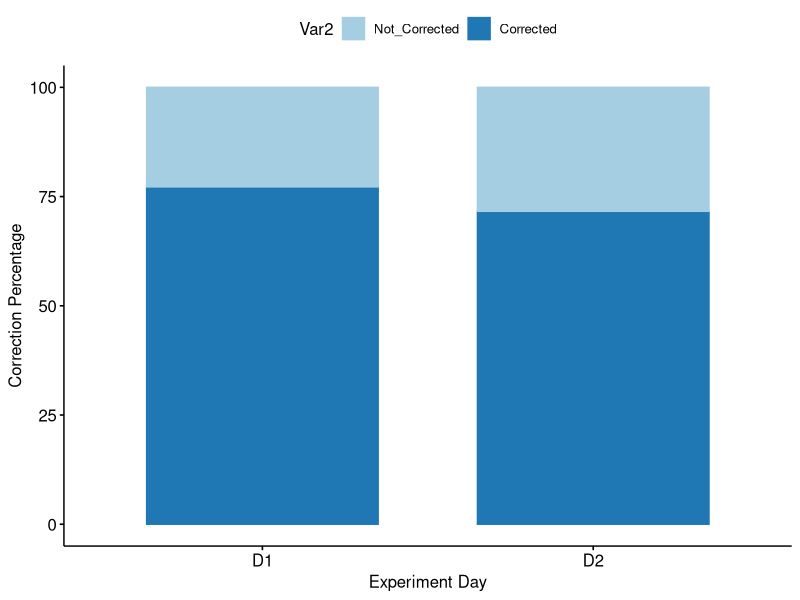
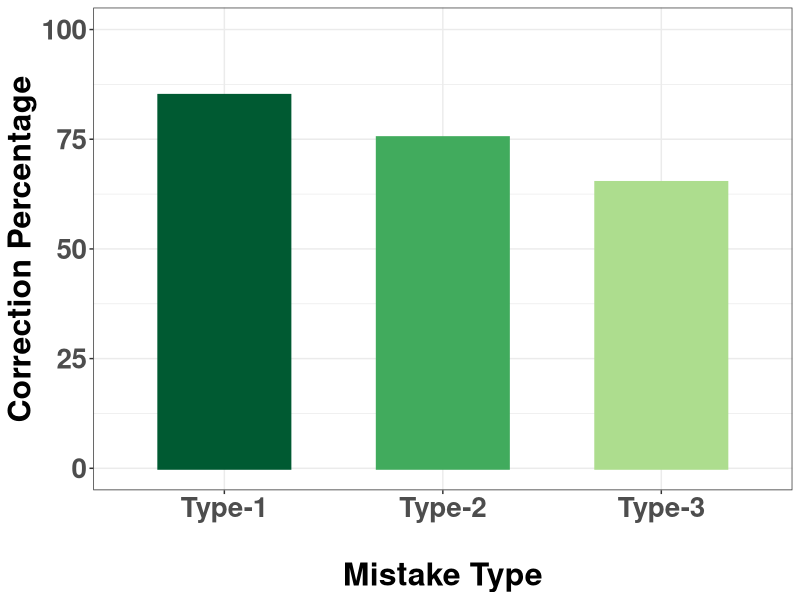
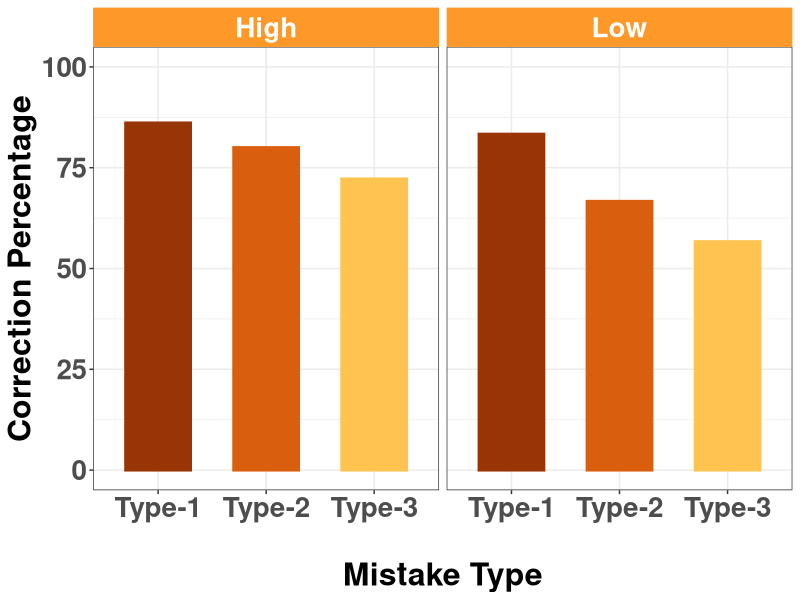
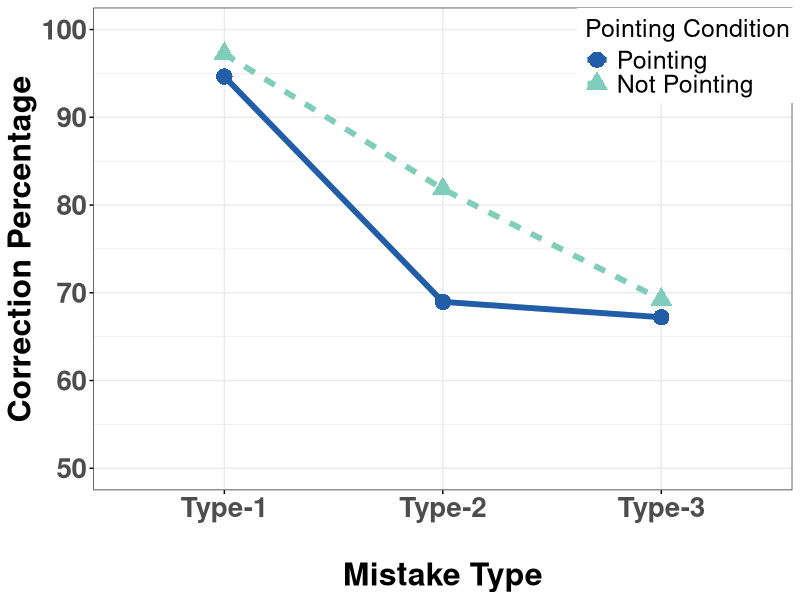
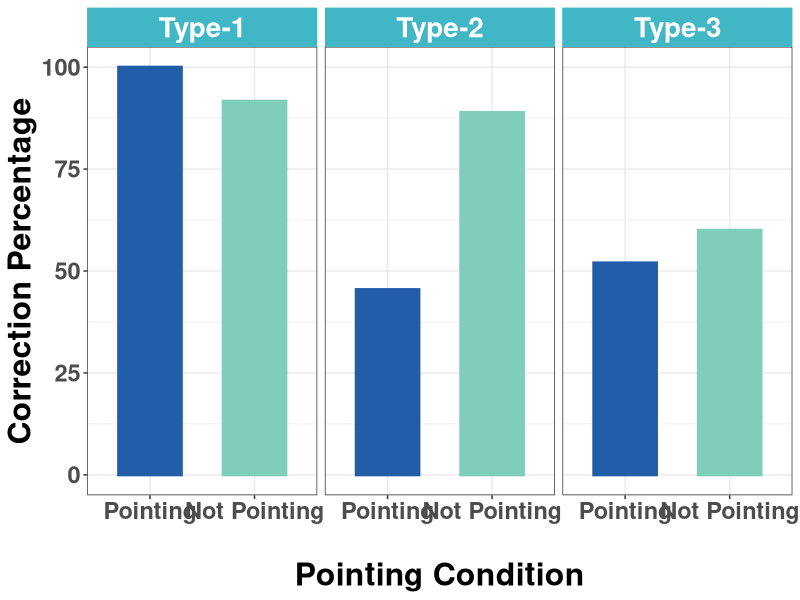
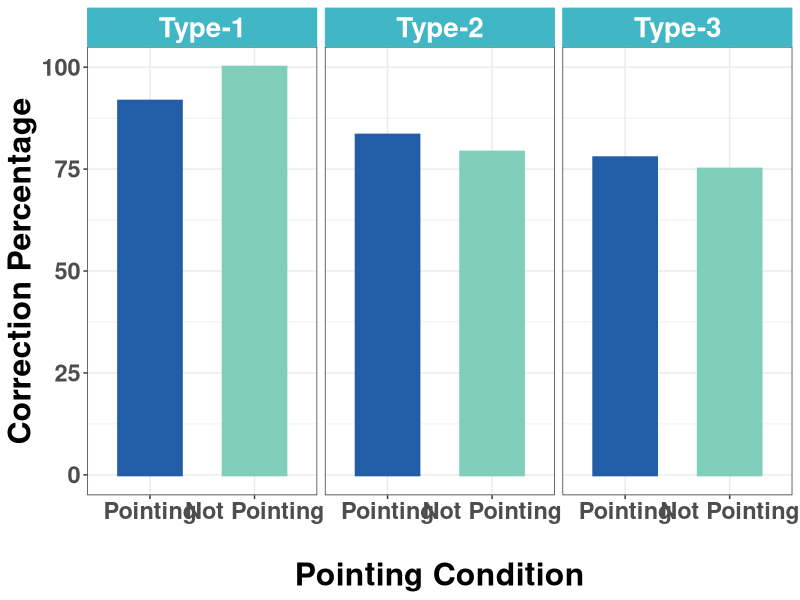
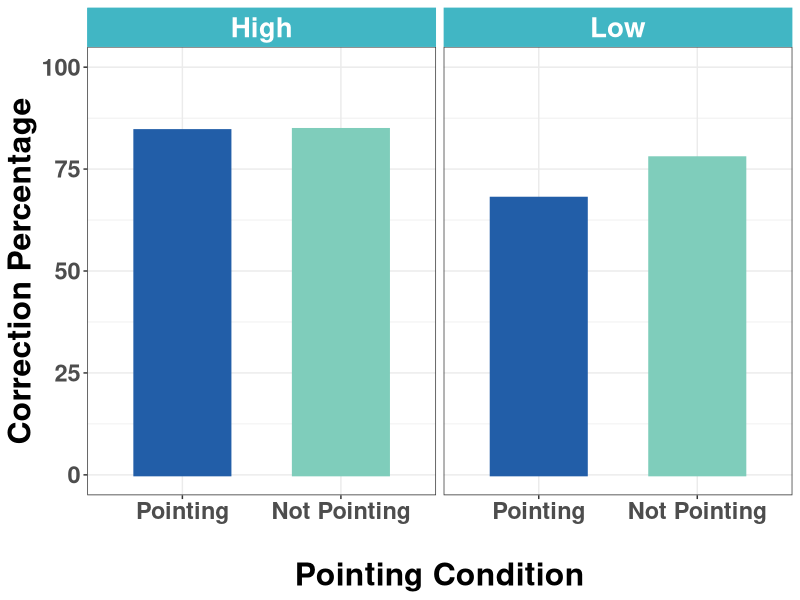
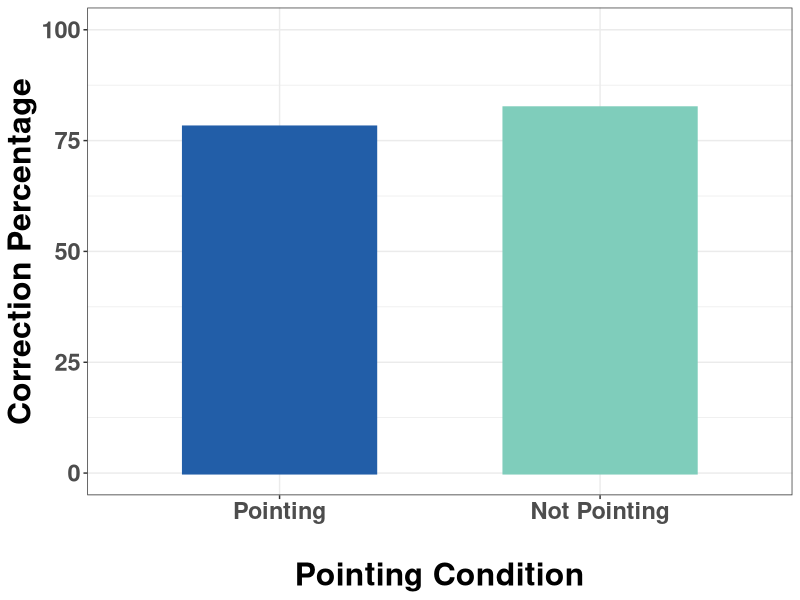

Recreate these plots in R, in order. (Note: this script raises an error after producing the figures.)
## ---- chunk 1
knitr::opts_chunk$set(echo = TRUE)
## ---- chunk 2
library(readr)
library(ggpubr)
library(plyr)
library(dplyr)

########################### Functions
## Gives count, mean, standard deviation, standard error of the mean, and confidence interval (default 95%).
##   data: a data frame.
##   measurevar: the name of a column that contains the variable to be summariezed
##   groupvars: a vector containing names of columns that contain grouping variables
##   na.rm: a boolean that indicates whether to ignore NA's
##   conf.interval: the percent range of the confidence interval (default is 95%)
summarySE <- function(data=NULL, measurevar, groupvars=NULL, na.rm=FALSE,
                      conf.interval=.95, .drop=TRUE) {
  library(plyr)
  
  # New version of length which can handle NA's: if na.rm==T, don't count them
  length2 <- function (x, na.rm=FALSE) {
    if (na.rm) sum(!is.na(x))
    else       length(x)
  }
  
  # This does the summary. For each group's data frame, return a vector with
  # N, mean, and sd
  datac <- ddply(data, groupvars, .drop=.drop,
                 .fun = function(xx, col) {
                   c(N    = length2(xx[[col]], na.rm=na.rm),
                     mean = mean   (xx[[col]], na.rm=na.rm),
                     sd   = sd     (xx[[col]], na.rm=na.rm)
                   )
                 },
                 
                 measurevar
  )
  
  # Rename the "mean" column    
  datac <- rename(datac, c("mean" = measurevar))
  
  datac$se <- datac$sd / sqrt(datac$N)  # Calculate standard error of the mean
  
  # Confidence interval multiplier for standard error
  # Calculate t-statistic for confidence interval: 
  # e.g., if conf.interval is .95, use .975 (above/below), and use df=N-1
  ciMult <- qt(conf.interval/2 + .5, datac$N-1)
  datac$ci <- datac$se * ciMult
  
  return(datac)
}

##########################################################################

################ DATA PREP

setwd("/home/yadollah/Dropbox/2.PhD/Experiment_Geneve/Analysis/Analysis/")

day1_df <-
  read_csv("all_correction_status_Day1_within.csv",
    col_types = cols(
      Book_Level = col_factor(levels = c("High", "Low")),
      Correction_Status = col_factor(levels = c("Corrected",
                                                "Not_Corrected")),
      Exp_Day = col_factor(levels = c("D1",
                                      "D2")),
      Mistake_Type = col_factor(levels = c("T1",
                                           "T2", "T3", "T4")),
      Robot_Hand_Condition = col_factor(levels = c("Pointing",
                                                   "Not Pointing"))
    )
  )

day2_df <-
  read_csv("all_correction_status_Day2_within.csv",
    col_types = cols(
      Book_Level = col_factor(levels = c("High", "Low")),
      Correction_Status = col_factor(levels = c("Corrected",
                                                "Not_Corrected")),
      Exp_Day = col_factor(levels = c("D1",
                                      "D2")),
      Mistake_Type = col_factor(levels = c("T1",
                                           "T2", "T3", "T4")),
      Robot_Hand_Condition = col_factor(levels = c("Pointing",
                                                   "Not Pointing"))
    )
  )

day2_df = subset(day2_df, !(day2_df$Correct_Word %in% c("properly", "right", "run", "ran", "fight")), na.rm=T)
df <- rbind(day1_df,day2_df)

## ---- chunk 3

res = table(df$Exp_Day, df$Correction_Status) 
res = prop.table(res,1)*100
res
chisq.test(res) 
res = data.frame(res)
res$Var2 <- as.character(res$Var2)
res$Var2 <- factor(res$Var2, levels=c("Not_Corrected", "Corrected"))
p = ggbarplot(res, x = "Var1", y = "Freq", 
              fill = "Var2", color = "Var2", palette = "Paired",
              xlab = "Experiment Day", ylab = "Correction Percentage")
              #label = TRUE, lab.col = "white", lab.pos = "in")
p
## ---- chunk 4
df_T12= subset(df,df$Mistake_Type_2 %in%  c("Type-1", "Type-2"))
res1 = table(df_T12$Mistake_Type_2, df_T12$Correction_Status) 
res1 = prop.table(res1,1)*100
res1
chisq.test(res1) 

df_T23= subset(df,df$Mistake_Type_2 %in%  c("Type-2", "Type-3"))
res2 = table(df_T23$Mistake_Type_2, df_T23$Correction_Status) 
res2 = prop.table(res2,1)*100
res2
chisq.test(res2) 

df_T13= subset(df,df$Mistake_Type_2 %in%  c("Type-1", "Type-3"))
res3 = table(df_T13$Mistake_Type_2, df_T13$Correction_Status) 
res3 = prop.table(res3,1)*100
res3
chisq.test(res3) 



res = table(df$Mistake_Type_2, df$Correction_Status) 
res = prop.table(res,1)*100
res
chisq.test(res) 
res = data.frame(res)
res$Var2 <- as.character(res$Var2)
res$Var2 <- factor(res$Var2, levels=c("Not_Corrected", "Corrected"))
res= subset(res, !(res$Var2 %in% c("Not_Corrected")), na.rm=T)
#rename(res, Var1 = Mistake Types)
p = ggbarplot(res, x = "Var1", y = "Freq", 
              fill = "Var1", color= "Var1", palette = c("#005a32", "#41ab5d", "#addd8e"),
              width = 0.6, size = 1, position = position_dodge(),
              legend.title = "Mistake Type",
              xlab = "\nMistake Type", ylab = "Correction Percentage",
              ylim = c(0,100))

#p + theme_minimal()

svg(filename="cVt.svg", width=10, height=7, pointsize=12)

p + theme_bw() + rremove("legend") + font("xlab", size = 23, face = "bold") + font("ylab", size = 23, face = "bold") + font("xy.text", size = 20, face = "bold")

## ---- chunk 5
# Low level
df_low = subset(df,df$Book_Level == "Low")
df_T12= subset(df_low,df_low$Mistake_Type_2 %in%  c("Type-1", "Type-2"))
res1 = table(df_T12$Mistake_Type_2, df_T12$Correction_Status) 
res1 = prop.table(res1,1)*100
res1
chisq.test(res1) 

df_T23= subset(df_low,df_low$Mistake_Type_2 %in%  c("Type-2", "Type-3"))
res2 = table(df_T23$Mistake_Type_2, df_T23$Correction_Status) 
res2 = prop.table(res2,1)*100
res2
chisq.test(res2) 

df_T13= subset(df_low,df_low$Mistake_Type_2 %in%  c("Type-1", "Type-3"))
res3 = table(df_T13$Mistake_Type_2, df_T13$Correction_Status) 
res3 = prop.table(res3,1)*100
res3
chisq.test(res3) 

# High level
df_high = subset(df,df$Book_Level == "High")
df_T12= subset(df_high,df_high$Mistake_Type_2 %in%  c("Type-1", "Type-2"))
res1 = table(df_T12$Mistake_Type_2, df_T12$Correction_Status) 
res1 = prop.table(res1,1)*100
res1
chisq.test(res1) 

df_T23= subset(df_high,df_high$Mistake_Type_2 %in%  c("Type-2", "Type-3"))
res2 = table(df_T23$Mistake_Type_2, df_T23$Correction_Status) 
res2 = prop.table(res2,1)*100
res2
chisq.test(res2) 

df_T13= subset(df_high,df_high$Mistake_Type_2 %in%  c("Type-1", "Type-3"))
res3 = table(df_T13$Mistake_Type_2, df_T13$Correction_Status) 
res3 = prop.table(res3,1)*100
res3
chisq.test(res3) 

## ---- chunk 6
df_low = subset(df,df$Book_Level == "Low")
df_T12= subset(df_low,df_low$Mistake_Type_2 %in%  c("Type-1", "Type-2"))
res1 = table(df_T12$Mistake_Type_2, df_T12$Correction_Status) 
res1 = prop.table(res1,1)*100
res1
chisq.test(res1) 

df_T23= subset(df_low,df_low$Mistake_Type_2 %in%  c("Type-2", "Type-3"))
res2 = table(df_T23$Mistake_Type_2, df_T23$Correction_Status) 
res2 = prop.table(res2,1)*100
res2
chisq.test(res2) 

df_T13= subset(df_low,df_low$Mistake_Type_2 %in%  c("Type-1", "Type-3"))
res3 = table(df_T13$Mistake_Type_2, df_T13$Correction_Status) 
res3 = prop.table(res3,1)*100
res3
chisq.test(res3) 

# High level
df_high = subset(df,df$Book_Level == "High")
df_T12= subset(df_high,df_high$Mistake_Type_2 %in%  c("Type-1", "Type-2"))
res1 = table(df_T12$Mistake_Type_2, df_T12$Correction_Status) 
res1 = prop.table(res1,1)*100
res1
chisq.test(res1) 

df_T23= subset(df_high,df_high$Mistake_Type_2 %in%  c("Type-2", "Type-3"))
res2 = table(df_T23$Mistake_Type_2, df_T23$Correction_Status) 
res2 = prop.table(res2,1)*100
res2
chisq.test(res2) 

df_T13= subset(df_high,df_high$Mistake_Type_2 %in%  c("Type-1", "Type-3"))
res3 = table(df_T13$Mistake_Type_2, df_T13$Correction_Status) 
res3 = prop.table(res3,1)*100
res3
chisq.test(res3) 


df_low = subset(df,df$Book_Level == "Low")
res1 = table(df_low$Mistake_Type_2, df_low$Correction_Status) 
res1 = prop.table(res1,1)*100
res1
chisq.test(res1) 
res1 = data.frame(res1)

df_low = subset(df,df$Book_Level == "High")
res2 = table(df_low$Mistake_Type_2, df_low$Correction_Status) 
res2 = prop.table(res2,1)*100
res2
chisq.test(res2) 
res2 = data.frame(res2)

res1 = data.frame(res1)
res1["Level"] <- "Low"
res2 = data.frame(res2)
res2["Level"] <- "High"
res3 <- rbind(res1,res2)
res3$Var2 <- as.character(res3$Var2)
res4= subset(res3, !(res3$Var2 %in% c("Not_Corrected")), na.rm=T)
res3$Var2 <- factor(res3$Var2, levels=c("Not_Corrected", "Corrected"))

#svg(filename="cVtVl.svg", width=10, height=7, pointsize=12)

p = ggbarplot(res4, x = "Var1", y = "Freq", 
              fill = "Var1", color= "Var1", palette = c("#993404", "#d95f0e", "#fec44f"),
              width = 0.6, size = 1, position = position_dodge(),
              xlab = "\nMistake Type", ylab = "Correction Percentage", legend.title = "Mistake Type",
              ylim = c(0,100))

 facet(p + theme_bw() + rremove("legend")+ font("xlab", size = 23, face = "bold") + font("ylab", size = 23, face = "bold") + 
        font("xy.text", size = 20, face = "bold"),
        facet.by="Level",
        short.panel.labs = TRUE,   # Allow long labels in panels
        panel.labs.background = list(fill = "#fe9929", color = "#fe9929"),
        panel.labs.font = list(face = NULL, color = "white", size = 20, face = "bold", angle =
        NULL)
)


 


## ---- chunk 7


#df_low = subset(df,df$Book_Level == "Low")
df_type1 = subset(df,df$Mistake_Type_2 == "Type-1")
res1 = table(df_type1$Robot_Hand_Condition, df_type1$Correction_Status) 
res1 = prop.table(res1,1)*100
res1
chisq.test(res1) 
res1 = data.frame(res1)

df_type2 = subset(df,df$Mistake_Type_2 == "Type-2")
res2 = table(df_type2$Robot_Hand_Condition, df_type2$Correction_Status) 
res2 = prop.table(res2,1)*100
res2
chisq.test(res2) 
res2 = data.frame(res2)

df_type3 = subset(df,df$Mistake_Type_2 == "Type-3")
res3 = table(df_type3$Robot_Hand_Condition, df_type3$Correction_Status) 
res3 = prop.table(res3,1)*100
res3
chisq.test(res3) 
res3 = data.frame(res3)

res1 = data.frame(res1)
res1["Type"] <- "Type-1"
res2 = data.frame(res2)
res2["Type"] <- "Type-2"
res3 = data.frame(res3)
res3["Type"] <- "Type-3"
res4 <- rbind(res1,res2,res3)
#res4$Var2 <- as.character(res4$Var2)
res4= subset(res4, !(res4$Var2 %in% c("Not_Corrected")), na.rm=T)

#res1["Level"] <- "Low"
#res2 = data.frame(res2)
#res2["Level"] <- "High"
#res3 <- rbind(res1,res2)
#res3$Var2 <- as.character(res3$Var2)
#res4= subset(res3, !(res3$Var2 %in% c("Not_Corrected")), na.rm=T)
#res3$Var2 <- factor(res3$Var2, levels=c("Not_Corrected", "Corrected"))

#svg(filename="cVmVp2.svg", width=10, height=7, pointsize=12)

p = ggdotchart(res4, x = "Type", y = "Freq",
           color = "Var1",                                # Color by groups
           palette = c("#00AFBB", "#E7B800", "#FC4E07"), # Custom color palette
           add = "segments",                             # Add segments from y = 0 to dots
           ggtheme = theme_pubr()                        # ggplot2 theme
           )


#p + theme_bw() 

p2 = ggline(res4, x = "Type", y = "Freq",
            linetype = "Var1", shape = "Var1", color= "Var1", palette = c("#225ea8", "#7fcdbb"),
            width = 0.6, size = 2,
            point.size = 4,
            xlab = "\nMistake Type", ylab = "Correction Percentage", legend.title = "Pointing Condition",
            ylim = c(50,100))                      

           
ggpar( p2   + theme_bw() +font("xlab", size = 23, face = "bold") + font("ylab", size = 23, face = "bold") + 
        font("xy.text", size = 20, face = "bold"),
       font.legend = 18,
       legend = c(0.85, 0.9)
)



## ---- chunk 8


df_low = subset(df,df$Book_Level == "Low")
df_type1 = subset(df_low,df_low$Mistake_Type_2 == "Type-1")
res1 = table(df_type1$Robot_Hand_Condition, df_type1$Correction_Status) 
res1 = prop.table(res1,1)*100
res1
chisq.test(res1) 
res1 = data.frame(res1)

df_type2 = subset(df_low,df_low$Mistake_Type_2 == "Type-2")
res2 = table(df_type2$Robot_Hand_Condition, df_type2$Correction_Status) 
res2 = prop.table(res2,1)*100
res2
chisq.test(res2) 
res2 = data.frame(res2)

df_type3 = subset(df_low,df_low$Mistake_Type_2 == "Type-3")
res3 = table(df_type3$Robot_Hand_Condition, df_type3$Correction_Status) 
res3 = prop.table(res3,1)*100
res3
chisq.test(res3) 
res3 = data.frame(res3)



res1 = data.frame(res1)
res1["Type"] <- "Type-1"
res2 = data.frame(res2)
res2["Type"] <- "Type-2"
res3 = data.frame(res3)
res3["Type"] <- "Type-3"
res4 <- rbind(res1,res2,res3)
#res4$Var2 <- as.character(res4$Var2)
res4= subset(res4, !(res4$Var2 %in% c("Not_Corrected")), na.rm=T)
#res4$Var2 <- factor(res4$Var2, levels=c("Not_Corrected", "Corrected"))

#svg(filename="LcVpVt.svg", width=10, height=7, pointsize=12)

p = ggbarplot(res4, x = "Var1", y = "Freq", 
              fill = "Var1", color= "Var1", palette = c("#225ea8", "#7fcdbb"),
              width = 0.6, size = 1, position = position_dodge(),
              xlab = "\nPointing Condition", ylab = "Correction Percentage", legend.title = "Pointing Condition",
              ylim = c(0,100))

 facet(p + theme_bw() + rremove("legend")+ font("xlab", size = 23, face = "bold") + font("ylab", size = 23, face = "bold") + 
        font("xy.text", size = 17, face = "bold"),
        facet.by="Type",
        short.panel.labs = TRUE,   # Allow long labels in panels
        panel.labs.background = list(fill = "#41b6c4", color = "#41b6c4"),
        panel.labs.font = list(color = "white", size = 20, face = "bold", angle =
        NULL)
)



## ---- chunk 9
df_high = subset(df,df$Book_Level == "High")
df_type1 = subset(df_high,df_high$Mistake_Type_2 == "Type-1")
res1 = table(df_type1$Robot_Hand_Condition, df_type1$Correction_Status) 
res1 = prop.table(res1,1)*100
res1
chisq.test(res1) 
res1 = data.frame(res1)

df_type2 = subset(df_high,df_high$Mistake_Type_2 == "Type-2")
res2 = table(df_type2$Robot_Hand_Condition, df_type2$Correction_Status) 
res2 = prop.table(res2,1)*100
res2
chisq.test(res2) 
res2 = data.frame(res2)

df_type3 = subset(df_high,df_high$Mistake_Type_2 == "Type-3")
res3 = table(df_type3$Robot_Hand_Condition, df_type3$Correction_Status) 
res3 = prop.table(res3,1)*100
res3
chisq.test(res3) 
res3 = data.frame(res3)



res1 = data.frame(res1)
res1["Type"] <- "Type-1"
res2 = data.frame(res2)
res2["Type"] <- "Type-2"
res3 = data.frame(res3)
res3["Type"] <- "Type-3"
res4 <- rbind(res1,res2,res3)
res4$Var2 <- as.character(res4$Var2)
res4= subset(res4, !(res4$Var2 %in% c("Not_Corrected")), na.rm=T)
res4$Var2 <- factor(res4$Var2, levels=c("Not_Corrected", "Corrected"))

#svg(filename="HcVpVt.svg", width=10, height=7, pointsize=12)

p = ggbarplot(res4, x = "Var1", y = "Freq", 
              fill = "Var1", color= "Var1", palette = c("#225ea8", "#7fcdbb"),
              width = 0.6, size = 1, position = position_dodge(),
              xlab = "\nPointing Condition", ylab = "Correction Percentage", legend.title = "Pointing Condition",
              ylim = c(0,100))

 facet(p + theme_bw() + rremove("legend") + font("xlab", size = 23, face = "bold") + font("ylab", size = 23, face = "bold") + 
        font("xy.text", size = 17, face = "bold"),
        facet.by="Type",
        short.panel.labs = TRUE,   # Allow long labels in panels
        panel.labs.background = list(fill = "#41b6c4", color = "#41b6c4"),
        panel.labs.font = list(face = NULL, color = "white", size = 20, face = "bold", angle =
        NULL)
)



## ---- chunk 10
df_low = subset(df,df$Book_Level == "Low")
res1 = table(df_low$Robot_Hand_Condition, df_low$Correction_Status) 
res1 = prop.table(res1,1)*100
res1
chisq.test(res1)

df_high = subset(df,df$Book_Level == "High")
res2 = table(df_high$Robot_Hand_Condition, df_high$Correction_Status) 
res2 = prop.table(res2,1)*100
res2
chisq.test(res2) 


res1 = data.frame(res1)
res1["Level"] <- "Low"
res2 = data.frame(res2)
res2["Level"] <- "High"
res3 <- rbind(res1,res2)
res3$Var2 <- as.character(res3$Var2)
res4= subset(res3, !(res3$Var2 %in% c("Not_Corrected")), na.rm=T)
res3$Var2 <- factor(res3$Var2, levels=c("Not_Corrected", "Corrected"))


#svg(filename="cVpVl.svg", width=10, height=7, pointsize=12)

p = ggbarplot(res4, x = "Var1", y = "Freq", 
              fill = "Var1", color= "Var1", palette = c("#225ea8", "#7fcdbb"),
              width = 0.6, size = 1, position = position_stack(),
              xlab = "\nPointing Condition", ylab = "Correction Percentage", legend.title = "Pointing Condition",
              ylim = c(0,100))

 facet(p + theme_bw() + rremove("legend") + font("xlab", size = 23, face = "bold") + font("ylab", size = 23, face = "bold") + 
        font("xy.text", size = 17, face = "bold"),
        facet.by="Level",
        short.panel.labs = TRUE,   # Allow long labels in panels
        panel.labs.background = list(fill = "#41b6c4", color = "#41b6c4"),
        panel.labs.font = list(face = NULL, color = "white", size = 20, face = "bold", angle =
        NULL)
)

## ---- chunk 11

res1 = table(df$Robot_Hand_Condition, df$Correction_Status) 
res1 = prop.table(res1,1)*100
res1
chisq.test(res1)




res1 = data.frame(res1)

res2= subset(res1, !(res1$Var2 %in% c("Not_Corrected")), na.rm=T)
res2$Var2 <- factor(res2$Var2, levels=c("Not_Corrected", "Corrected"))


#svg(filename="cVp.svg", width=10, height=7, pointsize=12)

p = ggbarplot(res2, x = "Var1", y = "Freq", 
              fill = "Var1", color= "Var1", palette = c("#225ea8", "#7fcdbb"),
              width = 0.6, size = 1, position = position_stack(),
              xlab = "\nPointing Condition", ylab = "Correction Percentage", legend.title = "Pointing Condition",
              ylim = c(0,100))

p + theme_bw() + rremove("legend") + font("xlab", size = 23, face = "bold") + font("ylab", size = 23, face = "bold") + 
        font("xy.text", size = 17, face = "bold")

## ---- chunk 12
df_low = subset(df,df$Book_Level == "Low")
res1 = table(df_low$Robot_Hand_Condition, df_low$Correction_Status) 
res1 = prop.table(res1,1)*100
res1
chisq.test(res1)

df_high = subset(df,df$Book_Level == "High")
res2 = table(df_high$Robot_Hand_Condition, df_high$Correction_Status) 
res2 = prop.table(res2,1)*100
res2
chisq.test(res2) 


res1 = data.frame(res1)
res1["Level"] <- "Low"
res2 = data.frame(res2)
res2["Level"] <- "High"
res3 <- rbind(res1,res2)
res3$Var2 <- as.character(res3$Var2)
res4= subset(res3, !(res3$Var2 %in% c("Not_Corrected")), na.rm=T)
res3$Var2 <- factor(res3$Var2, levels=c("Not_Corrected", "Corrected"))


#svg(filename="cVpVl.svg", width=10, height=7, pointsize=12)

p = ggbarplot(res4, x = "Var1", y = "Freq", 
              fill = "Var1", color= "Var1", palette = c("#225ea8", "#7fcdbb"),
              width = 0.6, size = 1, position = position_stack(),
              xlab = "\nPointing Condition", ylab = "Correction Percentage", legend.title = "Pointing Condition",
              ylim = c(0,100))

 facet(p + theme_bw() + rremove("legend") + font("xlab", size = 23, face = "bold") + font("ylab", size = 23, face = "bold") + 
        font("xy.text", size = 17, face = "bold"),
        facet.by="Level",
        short.panel.labs = TRUE,   # Allow long labels in panels
        panel.labs.background = list(fill = "#41b6c4", color = "#41b6c4"),
        panel.labs.font = list(face = NULL, color = "white", size = 20, face = "bold", angle =
        NULL)
)

#svg(filename="cVtVl.svg", 
    #width=10, 
    #height=4, 
    #pointsize=12)
#p
#dev.off()
par(mfrow=c(1,2)) 
## ---- chunk 13
df_low = subset(df,df$Book_Level == "Low")
res = table(df_low$Mistake_Type_2, df_low$Correction_Status) 
res = prop.table(res,1)*100
res
chisq.test(res) 
res = data.frame(res)
res$Var2 <- as.character(res$Var2)
res$Var2 <- factor(res$Var2, levels=c("Not_Corrected", "Corrected"))
p = ggbarplot(res, x = "Var1", y = "Freq", 
              fill = "Var2", color = "Var2", palette = "Paired",
              xlab = "Type of Mistake", ylab = "Correction Percentage")
p

## ---- chunk 14
res = table(df$Mistake_Type, df$Correction_Status) 
res = prop.table(res,1)*100
res
chisq.test(res) 
res = data.frame(res)
res$Var2 <- as.character(res$Var2)
res$Var2 <- factor(res$Var2, levels=c("Not_Corrected", "Corrected"))
p = ggbarplot(res, x = "Var1", y = "Freq", 
              fill = "Var2", color = "Var2", palette = "Paired")
p

## ---- chunk 15
df_point = subset(df,df$Robot_Hand_Condition == "Pointing")
res = table(df_point$Mistake_Type_2, df_point$Correction_Status) 
res = prop.table(res,1)*100
res

df_not = subset(df,df$Robot_Hand_Condition == "Not Pointing")
res2 = table(df_not$Mistake_Type_2, df_not$Correction_Status) 
res2 = prop.table(res2,1)*100

chisq.test(res) 
chisq.test(res2) 
res = data.frame(res)
res["Hand"] <- "Pointing"
res2 = data.frame(res2)
res2["Hand"] <- "Not Pointing"
res3 <- rbind(res,res2)
res3$Var2 <- as.character(res3$Var2)
res3$Var2 <- factor(res3$Var2, levels=c("Not_Corrected", "Corrected"))
p = ggbarplot(res3, x = "Var1", y = "Freq", 
              fill = "Var2", color = "Var2", palette = "Paired",
              xlab = "Type of Mistake", ylab = "Correction Percentage")
facet(p, facet.by="Hand")


## ---- chunk 16
df_low = subset(df,df$Book_Level == "Low")
df_point = subset(df_low,df$Robot_Hand_Condition == "Pointing")
res = table(df_point$Mistake_Type_2, df_point$Correction_Status) 
res = prop.table(res,1)*100
res

df_not = subset(df,df$Robot_Hand_Condition == "Not Pointing")
res2 = table(df_not$Mistake_Type_2, df_not$Correction_Status) 
res2 = prop.table(res2,1)*100

chisq.test(res) 
chisq.test(res2) 
res = data.frame(res)
res["Hand"] <- "Pointing"
res2 = data.frame(res2)
res2["Hand"] <- "Not Pointing"
res3 <- rbind(res,res2)
res3$Var2 <- as.character(res3$Var2)
res3$Var2 <- factor(res3$Var2, levels=c("Not_Corrected", "Corrected"))
p = ggbarplot(res3, x = "Var1", y = "Freq", 
              fill = "Var2", color = "Var2", palette = "Paired",
              xlab = "Type of Mistake", ylab = "Correction Percentage")
facet(p, facet.by="Hand")


## ---- chunk 17
df_high = subset(df,df$Book_Level == "High")
df_point = subset(df_high,df$Robot_Hand_Condition == "Pointing")
res = table(df_point$Mistake_Type_2, df_point$Correction_Status) 
res = prop.table(res,1)*100
res

df_not = subset(df,df$Robot_Hand_Condition == "Not Pointing")
res2 = table(df_not$Mistake_Type_2, df_not$Correction_Status) 
res2 = prop.table(res2,1)*100

chisq.test(res) 
chisq.test(res2) 
res = data.frame(res)
res["Hand"] <- "Pointing"
res2 = data.frame(res2)
res2["Hand"] <- "Not Pointing"
res3 <- rbind(res,res2)
res3$Var2 <- as.character(res3$Var2)
res3$Var2 <- factor(res3$Var2, levels=c("Not_Corrected", "Corrected"))
p = ggbarplot(res3, x = "Var1", y = "Freq", 
              fill = "Var2", color = "Var2", palette = "Paired",
              xlab = "Type of Mistake", ylab = "Correction Percentage")
facet(p, facet.by="Hand")


## ---- chunk 18
res = table(df$Mistake_Type_2, df$Correction_Status) 
res = prop.table(res,1)*100
res
chisq.test(res) 
res = data.frame(res)
res$Var2 <- as.character(res$Var2)
res$Var2 <- factor(res$Var2, levels=c("Not_Corrected", "Corrected"))
p = ggbarplot(res, x = "Var1", y = "Freq", 
              fill = "Var2", color = "Var2", palette = "Paired",
              xlab = "Type of Mistake", ylab = "Correction Percentage")
p

## ---- chunk 19
df_low = subset(df,df$Book_Level == "High")
res = table(df_low$Mistake_Type_2, df_low$Correction_Status) 
res = prop.table(res,1)*100
res
chisq.test(res) 
res = data.frame(res)
res$Var2 <- as.character(res$Var2)
res$Var2 <- factor(res$Var2, levels=c("Not_Corrected", "Corrected"))
p = ggbarplot(res, x = "Var1", y = "Freq", 
              fill = "Var2", color = "Var2", palette = "Paired",
              xlab = "Type of Mistake", ylab = "Correction Percentage")
p

## ---- chunk 20
res = table(df$Mistake_Order, df$Correction_Status) 
res = prop.table(res,1)*100
res
chisq.test(res) 
res = data.frame(res)
res$Var2 <- as.character(res$Var2)
res$Var2 <- factor(res$Var2, levels=c("Not_Corrected", "Corrected"))
p = ggbarplot(res, x = "Var1", y = "Freq", 
              fill = "Var2", color = "Var2", palette = "Paired",
              xlab = "Mistake Order", ylab = "Correction Percentage")
p

## ---- chunk 21
res = table(df$Book_Level, df$Correction_Status) 
res = prop.table(res,1)*100
res
chisq.test(res) 
res = data.frame(res)
res$Var2 <- as.character(res$Var2)
res$Var2 <- factor(res$Var2, levels=c("Not_Corrected", "Corrected"))
p = ggbarplot(res, x = "Var1", y = "Freq", 
              fill = "Var2", color = "Var2", palette = "Paired",
              xlab = "Book Level", ylab = "Correction Percentage")
p
## ---- chunk 22
res = table(df$Robot_Hand_Condition, df$Correction_Status) 
res = prop.table(res,1)*100
res
chisq.test(res) 
res = data.frame(res)
res$Var2 <- as.character(res$Var2)
res$Var2 <- factor(res$Var2, levels=c("Not_Corrected", "Corrected"))
p = ggbarplot(res, x = "Var1", y = "Freq", 
              fill = "Var2", color = "Var2", palette = "Paired",
              xlab = "Robot Hand Condition", ylab = "Correction Percentage")
p 
## ---- chunk 23
df_low = subset(df,df$Book_Level == "Low")
res = table(df_low$Robot_Hand_Condition, df_low$Correction_Status) 
res = prop.table(res,1)*100
res
chisq.test(res) 
res = data.frame(res)
res$Var2 <- as.character(res$Var2)
res$Var2 <- factor(res$Var2, levels=c("Not_Corrected", "Corrected"))
p = ggbarplot(res, x = "Var1", y = "Freq", 
              fill = "Var2", color = "Var2", palette = "Paired",
              xlab = "Robot Hand Condition", ylab = "Correction Percentage")
p
## ---- chunk 24
df_high = subset(df,df$Book_Level == "High")
res = table(df_high$Robot_Hand_Condition, df_high$Correction_Status) 
res = prop.table(res,1)*100
res
chisq.test(res) 
res = data.frame(res)
res$Var2 <- as.character(res$Var2)
res$Var2 <- factor(res$Var2, levels=c("Not_Corrected", "Corrected"))
p = ggbarplot(res, x = "Var1", y = "Freq", 
              fill = "Var2", color = "Var2", palette = "Paired",
              xlab = "Robot Hand Condition", ylab = "Correction Percentage")
p
## ---- chunk 25
df_t1 = subset(df,df$Mistake_Type == "T1")
res = table(df_t1$Robot_Hand_Condition, df_t1$Correction_Status) 
res
## ---- chunk 26
df_t2 = subset(df,df$Mistake_Type == "T2")
res = table(df_t2$Robot_Hand_Condition, df_t2$Correction_Status) 
res
chisq.test(res) 
## ---- chunk 27
df_t3 = subset(df,df$Mistake_Type == "T3")
res = table(df_t3$Robot_Hand_Condition, df_t3$Correction_Status) 
res
chisq.test(res) 
## ---- chunk 28
df_t4 = subset(df,df$Mistake_Type == "T4")
res = table(df_t4$Robot_Hand_Condition, df_t4$Correction_Status) 
res
chisq.test(res) 
## ---- chunk 29
df_type1 = subset(df,df$Mistake_Type_2 == "Type-1")
res = table(df_type1$Robot_Hand_Condition, df_type1$Correction_Status) 
res = prop.table(res,1)*100
res
chisq.test(res) 
## ---- chunk 30
df_type3 = subset(df,df$Mistake_Type_2 == "Type-3")
res = table(df_type3$Robot_Hand_Condition, df_type3$Correction_Status) 
res = prop.table(res,1)*100
chisq.test(res) 
## ---- chunk 31
df_type2 = subset(df,df$Mistake_Type_2 == "Type-2")
res = table(df_type2$Robot_Hand_Condition, df_type2$Correction_Status) 
res = prop.table(res,1)*100
chisq.test(res) 
## ---- chunk 32
df_type1 = subset(df,df$Mistake_Type_2 == "Type-1" & df$Book_Level == "Low")
res = table(df_type1$Robot_Hand_Condition, df_type1$Correction_Status) 
res = prop.table(res,1)*100
res
chisq.test(res) 
## ---- chunk 33
df_type3 = subset(df,df$Mistake_Type_2 == "Type-3" & df$Book_Level == "Low")
res = table(df_type3$Robot_Hand_Condition, df_type3$Correction_Status) 
res = prop.table(res,1)*100
chisq.test(res) 
## ---- chunk 34
df_type2 = subset(df,df$Mistake_Type_2 == "Type-2" & df$Book_Level == "Low")
res = table(df_type2$Robot_Hand_Condition, df_type2$Correction_Status) 
res = prop.table(res,1)*100
chisq.test(res) 
## ---- chunk 35
df_type1 = subset(df,df$Mistake_Type_2 == "Type-1" & df$Book_Level == "High")
res = table(df_type1$Robot_Hand_Condition, df_type1$Correction_Status) 
res = prop.table(res,1)*100
res
chisq.test(res)
## ---- chunk 36
df_type3 = subset(df,df$Mistake_Type_2 == "Type-3" & df$Book_Level == "High")
res = table(df_type3$Robot_Hand_Condition, df_type3$Correction_Status) 
res = prop.table(res,1)*100
chisq.test(res) 
## ---- chunk 37
df_type2 = subset(df,df$Mistake_Type_2 == "Type-2" & df$Book_Level == "High")
res = table(df_type2$Robot_Hand_Condition, df_type2$Correction_Status) 
res = prop.table(res,1)*100
chisq.test(res) 
